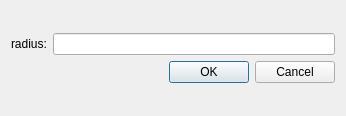
<?xml version="1.0" encoding="UTF-8"?>
<ui version="4.0">
 <class>DialogLowpass</class>
 <widget class="QDialog" name="DialogLowpass">
  <property name="geometry">
   <rect>
    <x>0</x>
    <y>0</y>
    <width>346</width>
    <height>116</height>
   </rect>
  </property>
  <property name="windowTitle">
   <string>Low-pass Filter</string>
  </property>
  <layout class="QGridLayout" name="gridLayout">
   <item row="0" column="0">
    <layout class="QVBoxLayout" name="verticalLayout">
     <item>
      <layout class="QHBoxLayout" name="horizontalLayout">
       <item>
        <widget class="QLabel" name="label">
         <property name="text">
          <string>radius:</string>
         </property>
         <property name="margin">
          <number>20</number>
         </property>
        </widget>
       </item>
       <item>
        <widget class="QLineEdit" name="lineEdit"/>
       </item>
      </layout>
     </item>
     <item>
      <widget class="QDialogButtonBox" name="buttonBox">
       <property name="orientation">
        <enum>Qt::Horizontal</enum>
       </property>
       <property name="standardButtons">
        <set>QDialogButtonBox::Cancel|QDialogButtonBox::Ok</set>
       </property>
      </widget>
     </item>
    </layout>
   </item>
  </layout>
 </widget>
 <resources/>
 <connections>
  <connection>
   <sender>buttonBox</sender>
   <signal>accepted()</signal>
   <receiver>DialogLowpass</receiver>
   <slot>accept()</slot>
   <hints>
    <hint type="sourcelabel">
     <x>248</x>
     <y>254</y>
    </hint>
    <hint type="destinationlabel">
     <x>157</x>
     <y>274</y>
    </hint>
   </hints>
  </connection>
  <connection>
   <sender>buttonBox</sender>
   <signal>rejected()</signal>
   <receiver>DialogLowpass</receiver>
   <slot>reject()</slot>
   <hints>
    <hint type="sourcelabel">
     <x>316</x>
     <y>260</y>
    </hint>
    <hint type="destinationlabel">
     <x>286</x>
     <y>274</y>
    </hint>
   </hints>
  </connection>
 </connections>
</ui>
